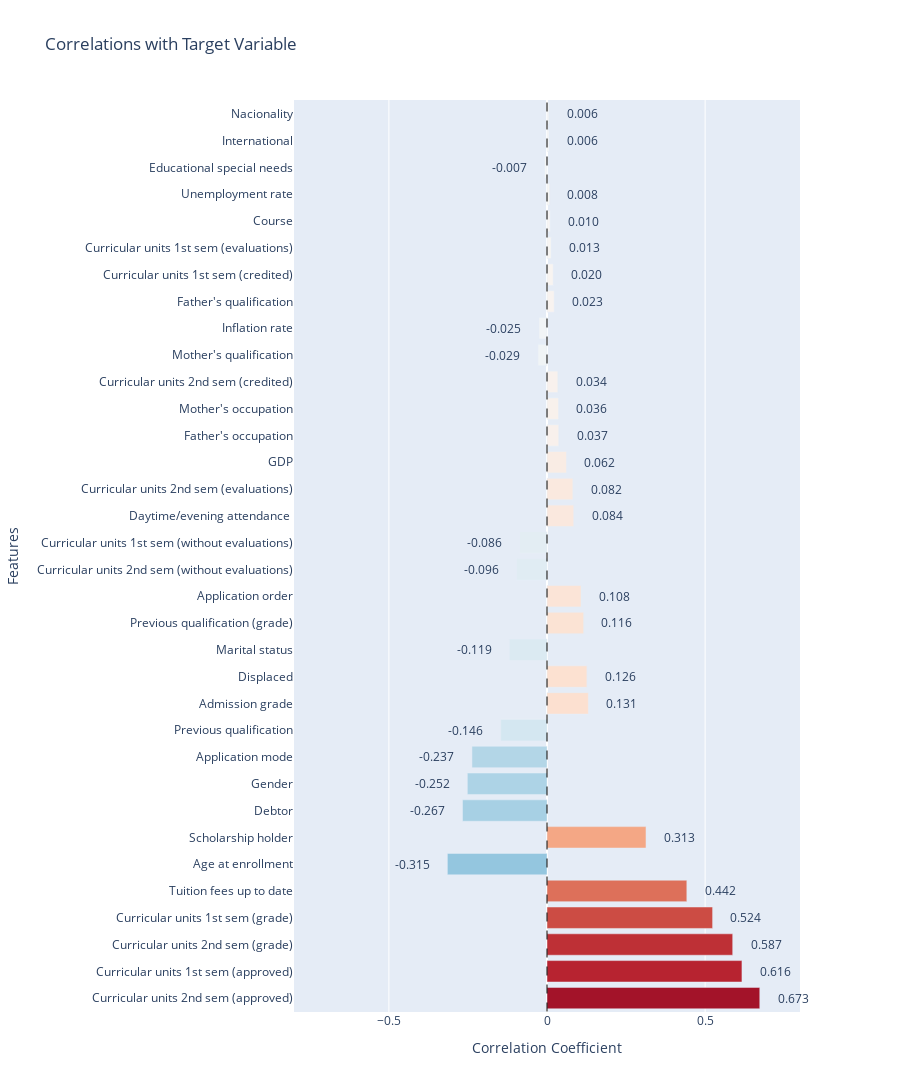

Here is the notebook cell this chart was saved with:
### Code cell
# Extract Target correlations and create a horizontal bar chart
target_correlations = spearman_corr.loc['Target'].sort_values(key=abs, ascending=False)
# Remove self-correlation (always 1.0)
target_correlations = target_correlations[target_correlations.index != 'Target']

# Create a horizontal bar chart
fig = go.Figure()
fig.add_trace(go.Bar(
    y=target_correlations.index,
    x=target_correlations.values,
    orientation='h',
    marker=dict(
        color=target_correlations.values,
        colorscale='RdBu_r',  # Red for negative, Blue for positive
        cmin=-0.8,
        cmax=0.8
    )
))

# Add value annotations
for i, value in enumerate(target_correlations.values):
    fig.add_annotation(
        x=value + (0.05 if value > 0 else -0.05),
        y=target_correlations.index[i],
        text=f"{value:.3f}",
        showarrow=False,
        font=dict(size=12),
        xanchor='left' if value > 0 else 'right'
    )

# Update layout
fig.update_layout(
    title="Correlations with Target Variable",
    xaxis_title="Correlation Coefficient",
    yaxis_title="Features",
    width=900,
    height=1200,
    margin=dict(l=200, r=100),  # Increase left margin for feature names
    xaxis=dict(range=[-0.8, 0.8])  # Set x-axis range
)

# Add a vertical line at x=0
fig.add_shape(
    type="line",
    x0=0, y0=-0.5,
    x1=0, y1=len(target_correlations)-0.5,
    line=dict(color="black", width=1, dash="dash")
)

fig.show()

### Figure 1 — Plotly figure (JSON) as saved in the notebook; plotly's stock layout.template omitted (floating-point values rounded to 4 significant figures)
{"data": [{"marker": {"cmax": 0.8, "cmin": -0.8, "color": [0.6728, 0.6165, 0.5872, 0.5237, 0.4421, -0.3151, 0.313, -0.2672, -0.252, -0.2372, -0.146, 0.1308, 0.1261, -0.1192, 0.1158, 0.1076, -0.09572, -0.08624, 0.0845, 0.08164, 0.06177, 0.03721, 0.03621, 0.0343, -0.02861, -0.02527, 0.02268, 0.01952, 0.01301, 0.009976, 0.008429, -0.007254, 0.006181, 0.00583], "colorscale": [[0, "rgb(5,48,97)"], [0.1, "rgb(33,102,172)"], [0.2, "rgb(67,147,195)"], [0.3, "rgb(146,197,222)"], [0.4, "rgb(209,229,240)"], [0.5, "rgb(247,247,247)"], [0.6, "rgb(253,219,199)"], [0.7, "rgb(244,165,130)"], [0.8, "rgb(214,96,77)"], [0.9, "rgb(178,24,43)"], [1, "rgb(103,0,31)"]]}, "orientation": "h", "type": "bar", "x": [0.6728, 0.6165, 0.5872, 0.5237, 0.4421, -0.3151, 0.313, -0.2672, -0.252, -0.2372, -0.146, 0.1308, 0.1261, -0.1192, 0.1158, 0.1076, -0.09572, -0.08624, 0.0845, 0.08164, 0.06177, 0.03721, 0.03621, 0.0343, -0.02861, -0.02527, 0.02268, 0.01952, 0.01301, 0.009976, 0.008429, -0.007254, 0.006181, 0.00583], "y": ["Curricular units 2nd sem (approved)", "Curricular units 1st sem (approved)", "Curricular units 2nd sem (grade)", "Curricular units 1st sem (grade)", "Tuition fees up to date", "Age at enrollment", "Scholarship holder", "Debtor", "Gender", "Application mode", "Previous qualification", "Admission grade", "Displaced", "Marital status", "Previous qualification (grade)", "Application order", "Curricular units 2nd sem (without evaluations)", "Curricular units 1st sem (without evaluations)", "Daytime/evening attendance\t", "Curricular units 2nd sem (evaluations)", "GDP", "Father's occupation", "Mother's occupation", "Curricular units 2nd sem (credited)", "Mother's qualification", "Inflation rate", "Father's qualification", "Curricular units 1st sem (credited)", "Curricular units 1st sem (evaluations)", "Course", "Unemployment rate", "Educational special needs", "International", "Nacionality"]}], "layout": {"annotations": [{"font": {"size": 12}, "showarrow": false, "text": "0.673", "x": 0.7228, "xanchor": "left", "y": "Curricular units 2nd sem (approved)"}, {"font": {"size": 12}, "showarrow": false, "text": "0.616", "x": 0.6665, "xanchor": "left", "y": "Curricular units 1st sem (approved)"}, {"font": {"size": 12}, "showarrow": false, "text": "0.587", "x": 0.6372, "xanchor": "left", "y": "Curricular units 2nd sem (grade)"}, {"font": {"size": 12}, "showarrow": false, "text": "0.524", "x": 0.5737, "xanchor": "left", "y": "Curricular units 1st sem (grade)"}, {"font": {"size": 12}, "showarrow": false, "text": "0.442", "x": 0.4921, "xanchor": "left", "y": "Tuition fees up to date"}, {"font": {"size": 12}, "showarrow": false, "text": "-0.315", "x": -0.3651, "xanchor": "right", "y": "Age at enrollment"}, {"font": {"size": 12}, "showarrow": false, "text": "0.313", "x": 0.363, "xanchor": "left", "y": "Scholarship holder"}, {"font": {"size": 12}, "showarrow": false, "text": "-0.267", "x": -0.3172, "xanchor": "right", "y": "Debtor"}, {"font": {"size": 12}, "showarrow": false, "text": "-0.252", "x": -0.302, "xanchor": "right", "y": "Gender"}, {"font": {"size": 12}, "showarrow": false, "text": "-0.237", "x": -0.2872, "xanchor": "right", "y": "Application mode"}, {"font": {"size": 12}, "showarrow": false, "text": "-0.146", "x": -0.196, "xanchor": "right", "y": "Previous qualification"}, {"font": {"size": 12}, "showarrow": false, "text": "0.131", "x": 0.1808, "xanchor": "left", "y": "Admission grade"}, {"font": {"size": 12}, "showarrow": false, "text": "0.126", "x": 0.1761, "xanchor": "left", "y": "Displaced"}, {"font": {"size": 12}, "showarrow": false, "text": "-0.119", "x": -0.1692, "xanchor": "right", "y": "Marital status"}, {"font": {"size": 12}, "showarrow": false, "text": "0.116", "x": 0.1658, "xanchor": "left", "y": "Previous qualification (grade)"}, {"font": {"size": 12}, "showarrow": false, "text": "0.108", "x": 0.1576, "xanchor": "left", "y": "Application order"}, {"font": {"size": 12}, "showarrow": false, "text": "-0.096", "x": -0.1457, "xanchor": "right", "y": "Curricular units 2nd sem (without evaluations)"}, {"font": {"size": 12}, "showarrow": false, "text": "-0.086", "x": -0.1362, "xanchor": "right", "y": "Curricular units 1st sem (without evaluations)"}, {"font": {"size": 12}, "showarrow": false, "text": "0.084", "x": 0.1345, "xanchor": "left", "y": "Daytime/evening attendance\t"}, {"font": {"size": 12}, "showarrow": false, "text": "0.082", "x": 0.1316, "xanchor": "left", "y": "Curricular units 2nd sem (evaluations)"}, {"font": {"size": 12}, "showarrow": false, "text": "0.062", "x": 0.1118, "xanchor": "left", "y": "GDP"}, {"font": {"size": 12}, "showarrow": false, "text": "0.037", "x": 0.08721, "xanchor": "left", "y": "Father's occupation"}, {"font": {"size": 12}, "showarrow": false, "text": "0.036", "x": 0.08621, "xanchor": "left", "y": "Mother's occupation"}, {"font": {"size": 12}, "showarrow": false, "text": "0.034", "x": 0.0843, "xanchor": "left", "y": "Curricular units 2nd sem (credited)"}, {"font": {"size": 12}, "showarrow": false, "text": "-0.029", "x": -0.07861, "xanchor": "right", "y": "Mother's qualification"}, {"font": {"size": 12}, "showarrow": false, "text": "-0.025", "x": -0.07527, "xanchor": "right", "y": "Inflation rate"}, {"font": {"size": 12}, "showarrow": false, "text": "0.023", "x": 0.07268, "xanchor": "left", "y": "Father's qualification"}, {"font": {"size": 12}, "showarrow": false, "text": "0.020", "x": 0.06952, "xanchor": "left", "y": "Curricular units 1st sem (credited)"}, {"font": {"size": 12}, "showarrow": false, "text": "0.013", "x": 0.06301, "xanchor": "left", "y": "Curricular units 1st sem (evaluations)"}, {"font": {"size": 12}, "showarrow": false, "text": "0.010", "x": 0.05998, "xanchor": "left", "y": "Course"}, {"font": {"size": 12}, "showarrow": false, "text": "0.008", "x": 0.05843, "xanchor": "left", "y": "Unemployment rate"}, {"font": {"size": 12}, "showarrow": false, "text": "-0.007", "x": -0.05725, "xanchor": "right", "y": "Educational special needs"}, {"font": {"size": 12}, "showarrow": false, "text": "0.006", "x": 0.05618, "xanchor": "left", "y": "International"}, {"font": {"size": 12}, "showarrow": false, "text": "0.006", "x": 0.05583, "xanchor": "left", "y": "Nacionality"}], "height": 1200, "margin": {"l": 200, "r": 100}, "shapes": [{"line": {"color": "black", "dash": "dash", "width": 1}, "type": "line", "x0": 0, "x1": 0, "y0": -0.5, "y1": 33.5}], "title": {"text": "Correlations with Target Variable"}, "width": 900, "xaxis": {"range": [-0.8, 0.8], "title": {"text": "Correlation Coefficient"}}, "yaxis": {"title": {"text": "Features"}}}}
